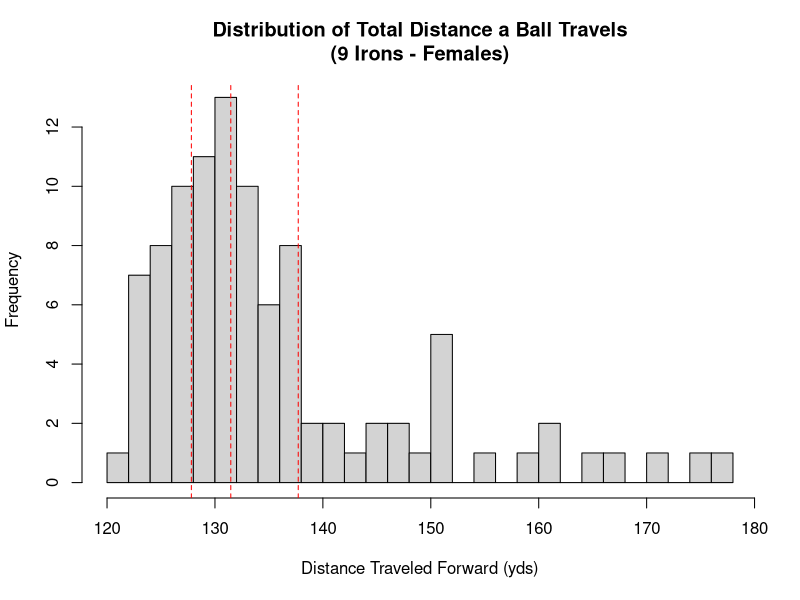
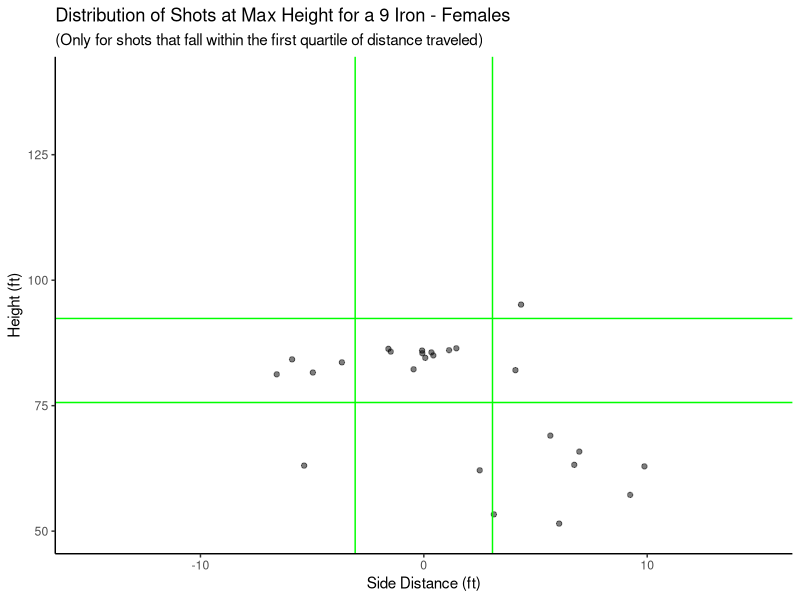
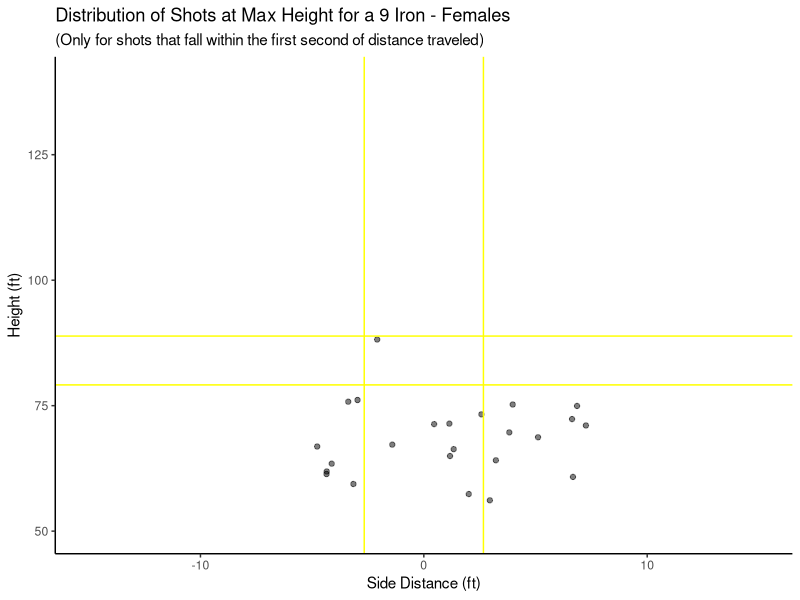
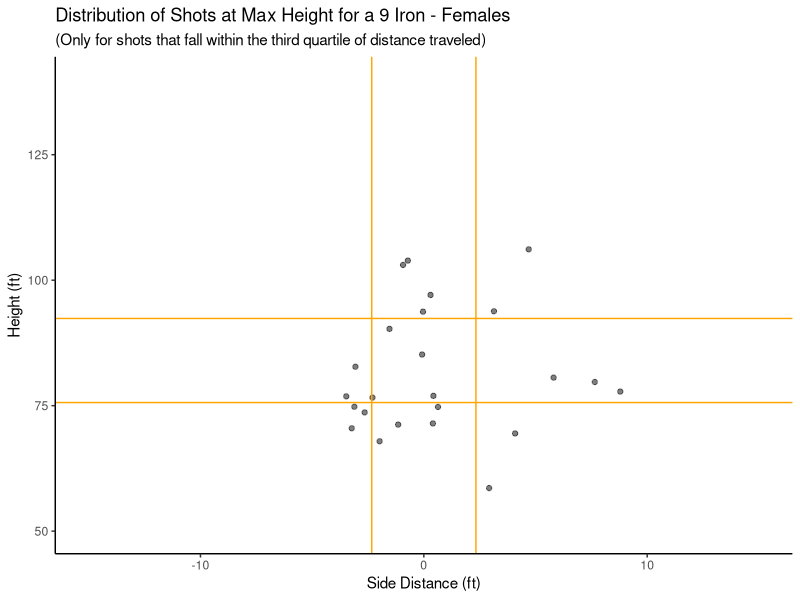
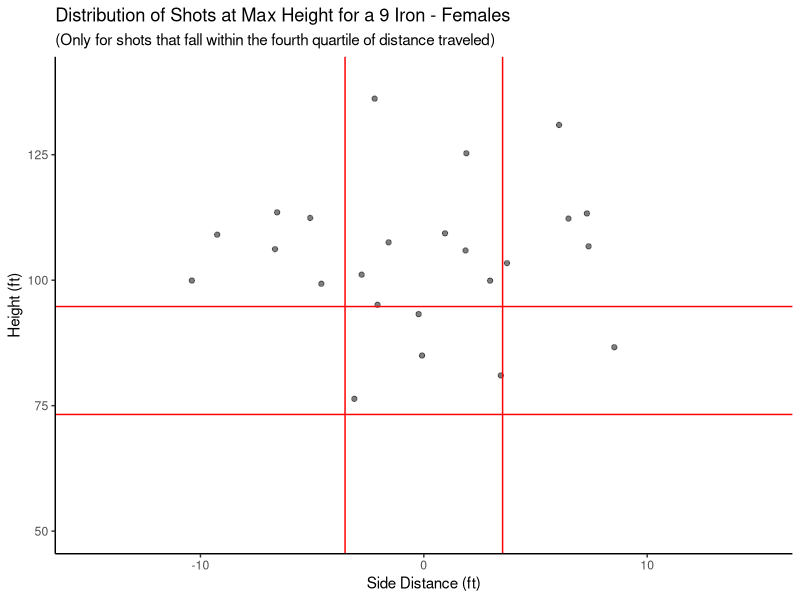
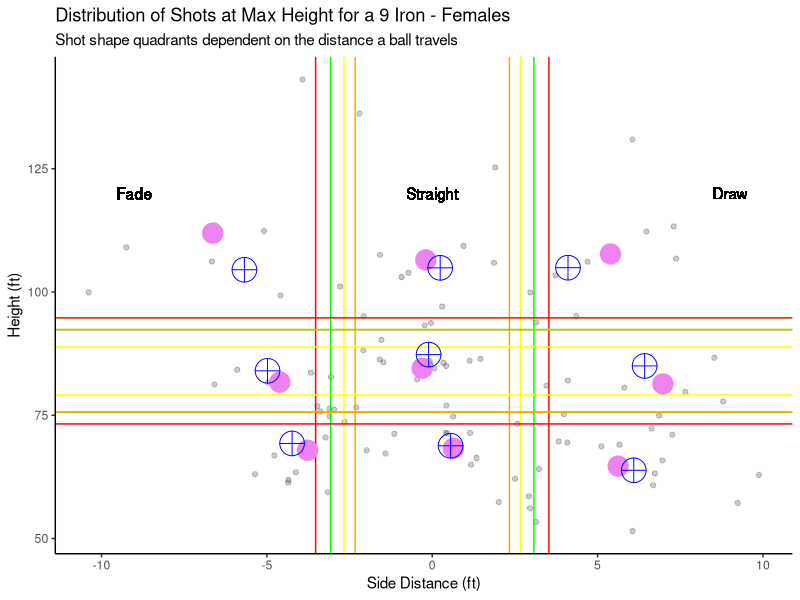

The R script that drew these images, in order:
## ---- chunk 1
library(tidyverse)
library(mgcv)
library(gam)
library(kableExtra)
# load in data
df_st_club <- read_csv("Data Cleaning/Output Data/Cleaned_Standard_Clubs.csv")

# Filter df for only 9 Irons
df_9iron_lim <- filter(df_st_club, Club == "9 Iron" & Sex == "Female")
## ---- chunk 2
# Side model
iron_side_final <- gam::gam(`Max Height - Side` ~
  gam::s(`Club Speed`) +
  gam::s(`Attack Angle`) +
  gam::s(`Swing Plane`) +
  gam::s(`Face Angle`) +
  gam::s(`Club Path`) +
  gam::s(shaft_lean), data = df_9iron_lim)

# Height model
iron_height_final <- gam::gam(`Max Height - Height` ~
  gam::s(`Club Speed`) +
  gam::s(`Attack Angle`) +
  gam::s(`Swing Plane`) +
  gam::s(`Face Angle`) +
  gam::s(`Club Path`) +
  gam::s(shaft_lean), data = df_9iron_lim)
## ---- chunk 3
# First distance quartile
q1_dist <- quantile(df_9iron_lim$`Est. Total Flat - Length`, 0.25)
# Second Distance quartile
median_dist <- quantile(df_9iron_lim$`Est. Total Flat - Length`, 0.50)
# Third Distance quartile
q3_dist <- quantile(df_9iron_lim$`Est. Total Flat - Length`, 0.75)

# 0-25% of data, divide height standard deviation by this
sd_divisor_side_1 <- 1.5
# 25-50% of data, divde height standard deviation by this
sd_divisor_side_2 <- 1.5
# 0-25% of data, divide height standard deviation by this
sd_divisor_side_3 <- 1.5
# 25-100% of data, divide height standard deviation by this
sd_divisor_side_4 <- 1.5

# 0-25% of data, divide height standard deviation by this
sd_divisor_height_1 <- 1.5
# 25-50% of data, divide height standard deviation by this
sd_divisor_height_2 <- 1.5
# 0-25% of data, divide height standard deviation by this
sd_divisor_height_3 <- 1.5
# 25-100% of data, divide height standard deviation by this
sd_divisor_height_4 <- 1.5
## ---- chunk 4
# Split for 9 Irons and fades by sign
df_9iron_lim$side_class_acc <- ifelse(df_9iron_lim$`Max Height - Side` > 0, "Draw", "Fade")

# Limit data to first quartile
df_9iron_lim_side1 <- filter(df_9iron_lim, `Est. Total Flat - Length` < q1_dist)
# Get standard deviation
sd_lim_side1 <- sd(df_9iron_lim_side1$`Max Height - Side`)

# Limit data to second quartile
df_9iron_lim_side2 <- filter(df_9iron_lim, `Est. Total Flat - Length` >= q1_dist)
df_9iron_lim_side2 <- filter(df_9iron_lim_side2, `Est. Total Flat - Length` < median_dist)
# Get standard deviation
sd_lim_side2 <- sd(df_9iron_lim_side2$`Max Height - Side`)

# Limit data to third quartile
df_9iron_lim_side3 <- filter(df_9iron_lim, `Est. Total Flat - Length` >= median_dist)
df_9iron_lim_side3 <- filter(df_9iron_lim_side3, `Est. Total Flat - Length` < q3_dist)
# Get standard deviation
sd_lim_side3 <- sd(df_9iron_lim_side3$`Max Height - Side`)

# Limit data to fourth quartile
df_9iron_lim_side4 <- filter(df_9iron_lim, `Est. Total Flat - Length` >= q3_dist)
# Get standard deviation
sd_lim_side4 <- sd(df_9iron_lim_side4$`Max Height - Side`)

# Classify straights
for (i in 1:nrow(df_9iron_lim)) {
  # Check to see if shot is in q1
  if (df_9iron_lim[i, "Est. Total Flat - Length"] < q1_dist) {
    # Classify as straight is criteria is met
    if (df_9iron_lim[i, "Max Height - Side"] < sd_lim_side1 / sd_divisor_side_1 &
      df_9iron_lim[i, "Max Height - Side"] > -sd_lim_side1 / sd_divisor_side_1) {
      # Accessing the 'side_class' column by name to assign "Straight"
      df_9iron_lim[i, "side_class_acc"] <- "Straight"
    }
    # Check to see if shot is in q2
  } else if (df_9iron_lim[i, "Est. Total Flat - Length"] < median_dist) {
    # Classify as straight is criteria is met
    if (df_9iron_lim[i, "Max Height - Side"] < sd_lim_side2 / sd_divisor_side_2 &
      df_9iron_lim[i, "Max Height - Side"] > -sd_lim_side2 / sd_divisor_side_2) {
      df_9iron_lim[i, "side_class_acc"] <- "Straight"
    }
    # Check to see if shot is in q3
  } else if (df_9iron_lim[i, "Est. Total Flat - Length"] < q3_dist) {
    # Classify as straight is criteria is met
    if (df_9iron_lim[i, "Max Height - Side"] < sd_lim_side3 / sd_divisor_side_3 &
      df_9iron_lim[i, "Max Height - Side"] > -sd_lim_side3 / sd_divisor_side_3) {
      df_9iron_lim[i, "side_class_acc"] <- "Straight"
    }
    # Check to see if shot is in q4
  } else {
    # Classify as straight is criteria is met
    if (df_9iron_lim[i, "Max Height - Side"] < sd_lim_side4 / sd_divisor_side_4 &
      df_9iron_lim[i, "Max Height - Side"] > -sd_lim_side4 / sd_divisor_side_4) {
      df_9iron_lim[i, "side_class_acc"] <- "Straight"
    }
  }
}
## ---- chunk 5
# Define height class variable
df_9iron_lim$height_class_acc <- "Medium"

# Limit data to first quartile
df_9iron_lim_height1 <- filter(df_9iron_lim, `Est. Total Flat - Length` < q1_dist)
# Get mean and standard deviation
mean_lim_height1 <- mean(df_9iron_lim_height1$`Max Height - Height`)
mean_lim_height1 <- 84
sd_lim_height1 <- sd(df_9iron_lim_height1$`Max Height - Height`)

# Limit data to second quartile
df_9iron_lim_height2 <- filter(df_9iron_lim, `Est. Total Flat - Length` >= q1_dist)
df_9iron_lim_height2 <- filter(df_9iron_lim_height2, `Est. Total Flat - Length` < median_dist)
# Get mean and standard deviation
mean_lim_height2 <- mean(df_9iron_lim_height2$`Max Height - Height`)
mean_lim_height2 <- 84
sd_lim_height2 <- sd(df_9iron_lim_height2$`Max Height - Height`)

# Limit data to third quartile
df_9iron_lim_height3 <- filter(df_9iron_lim, `Est. Total Flat - Length` >= median_dist)
df_9iron_lim_height3 <- filter(df_9iron_lim_height3, `Est. Total Flat - Length` < q3_dist)
# Get mean and standard deviation
mean_lim_height3 <- mean(df_9iron_lim_height3$`Max Height - Height`)
mean_lim_height3 <- 84
sd_lim_height3 <- sd(df_9iron_lim_height3$`Max Height - Height`)

# Limit data to fourth quartile
df_9iron_lim_height4 <- filter(df_9iron_lim, `Est. Total Flat - Length` >= q3_dist)
# Get mean and standard deviation
mean_lim_height4 <- mean(df_9iron_lim_height4$`Max Height - Height`)
mean_lim_height4 <- 84
sd_lim_height4 <- sd(df_9iron_lim_height4$`Max Height - Height`)

# Classify height
for (i in 1:nrow(df_9iron_lim)) {
  # Check if shot is in distance q1
  if (df_9iron_lim[i, "Est. Total Flat - Length"] < q1_dist) {
    # Classify as high/low/medium based on criteria
    if (df_9iron_lim[i, "Max Height - Height"] > (mean_lim_height1 + sd_lim_height1 / sd_divisor_height_1)) {
      df_9iron_lim[i, "height_class_acc"] <- "High"
    }
    if (df_9iron_lim[i, "Max Height - Height"] < (mean_lim_height1 - sd_lim_height1 / sd_divisor_height_1)) {
      df_9iron_lim[i, "height_class_acc"] <- "Low"
    }
    # Check if shot is in distance q1
  } else if (df_9iron_lim[i, "Est. Total Flat - Length"] < median_dist) {
    # Classify as high/low/medium based on criteria
    if (df_9iron_lim[i, "Max Height - Height"] > (mean_lim_height2 + sd_lim_height2 / sd_divisor_height_2)) {
      df_9iron_lim[i, "height_class_acc"] <- "High"
    }
    if (df_9iron_lim[i, "Max Height - Height"] < (mean_lim_height2 - sd_lim_height2 / sd_divisor_height_2)) {
      df_9iron_lim[i, "height_class_acc"] <- "Low"
    }
    # Check if shot is in distance q1
  } else if (df_9iron_lim[i, "Est. Total Flat - Length"] < q3_dist) {
    # Classify as high/low/medium based on criteria
    if (df_9iron_lim[i, "Max Height - Height"] > (mean_lim_height3 + sd_lim_height3 / sd_divisor_height_3)) {
      df_9iron_lim[i, "height_class_acc"] <- "High"
    }
    if (df_9iron_lim[i, "Max Height - Height"] < (mean_lim_height3 - sd_lim_height3 / sd_divisor_height_3)) {
      df_9iron_lim[i, "height_class_acc"] <- "Low"
    }
    # Check if shot is in distance q1
  } else {
    # Classify as high/low/medium based on criteria
    if (df_9iron_lim[i, "Max Height - Height"] > (mean_lim_height4 + sd_lim_height4 / sd_divisor_height_4)) {
      df_9iron_lim[i, "height_class_acc"] <- "High"
    }
    if (df_9iron_lim[i, "Max Height - Height"] < (mean_lim_height4 - sd_lim_height4 / sd_divisor_height_4)) {
      df_9iron_lim[i, "height_class_acc"] <- "Low"
    }
  }
}
## ---- chunk 6
hist(df_9iron_lim$`Est. Total Flat - Length`, breaks = 25, main = "Distribution of Total Distance a Ball Travels\n(9 Irons - Females)", xlab = "Distance Traveled Forward (yds)", col = "lightgrey")
abline(v = q1_dist, col = "red", lty = 2)
abline(v = median_dist, col = "red", lty = 2)
abline(v = q3_dist, col = "red", lty = 2)
## ---- chunk 7
# Create a data frame template to keep ideal parameters inclusive of intervals
df_ideal_9iron <- data.frame(
  Club = character(),
  Height_Class = character(),
  Side_Class = character(),
  Sex = character(),
  Club_Path_Angle = double(),
  Lie_Angle = double(),
  Attack_Angle = double(),
  Club_Speed = double(),
  Shaft_Lean = double(),
  Face_Angle = double(),
  Data_Points = numeric(),
  CPA_LB = double(),
  CPA_UB = double(),
  LA_LB = double(),
  LA_UB = double(),
  AA_LB = double(),
  AA_UB = double(),
  CS_LB = double(),
  CS_UB = double(),
  SL_LB = double(),
  SL_UB = double(),
  FA_LB = double(),
  FA_UB = double()
)

# Lists for shot shapes
heights <- c("High", "Medium", "Low")
sides <- c("Draw", "Straight", "Fade")

# Variable for row iterator
row <- 1

# Loop though each shot shape combination
for (height in heights) {
  for (side in sides) {
    # Filter to only specific shot shape
    shot_shape_df <- filter(df_9iron_lim, side_class_acc == side & height_class_acc == height)

    # Store club and shot shape
    df_ideal_9iron[row, "Club"] <- "9 Iron"
    df_ideal_9iron[row, "Height_Class"] <- height
    df_ideal_9iron[row, "Side_Class"] <- side
    df_ideal_9iron[row, "Sex"] <- "Female"

    # Get ideal parameters from medians
    df_ideal_9iron[row, "Club_Path_Angle"] <- median(shot_shape_df$`Club Path`)
    df_ideal_9iron[row, "Lie_Angle"] <- median(shot_shape_df$`Swing Plane`)
    df_ideal_9iron[row, "Attack_Angle"] <- mean(shot_shape_df$`Attack Angle`)
    df_ideal_9iron[row, "Club_Speed"] <- mean(shot_shape_df$`Club Speed`)
    df_ideal_9iron[row, "Shaft_Lean"] <- mean(shot_shape_df$shaft_lean)
    df_ideal_9iron[row, "Face_Angle"] <- mean(shot_shape_df$`Face Angle`)
    df_ideal_9iron[row, "Data_Points"] <- nrow(shot_shape_df)

    # Inital standard deviations are zero
    sd_cpa <- 0
    sd_la <- 0
    sd_aa <- 0
    sd_cs <- 0
    sd_sl <- 0
    sd_fa <- 0

    # Check to make sure there is enough data for a bound
    if (nrow(shot_shape_df) > 1) {
      # Find standard deviation of each CHP
      sd_cpa <- sd(shot_shape_df$`Club Path`)
      sd_la <- sd(shot_shape_df$`Swing Plane`)
      sd_aa <- sd(shot_shape_df$`Attack Angle`)
      sd_cs <- sd(shot_shape_df$`Club Speed`)
      sd_sl <- sd(shot_shape_df$shaft_lean)
      sd_fa <- sd(shot_shape_df$`Face Angle`)
    }

    # Find lower bound for each parameter by subtracting a fraction of sd
    df_ideal_9iron[row, "CPA_LB"] <- median(shot_shape_df$`Club Path`) - (sd_cpa / 16)
    df_ideal_9iron[row, "LA_LB"] <- median(shot_shape_df$`Swing Plane`) - (sd_la / 16)
    df_ideal_9iron[row, "AA_LB"] <- mean(shot_shape_df$`Attack Angle`) - (sd_aa / 16)
    df_ideal_9iron[row, "CS_LB"] <- mean(shot_shape_df$`Club Speed`) - (sd_cs / 16)
    df_ideal_9iron[row, "SL_LB"] <- mean(shot_shape_df$shaft_lean) - (sd_sl / 16)
    df_ideal_9iron[row, "FA_LB"] <- mean(shot_shape_df$`Face Angle`) - (sd_fa / 16)

    # Find upper bound for each parameter by adding a fraction of sd
    df_ideal_9iron[row, "CPA_UB"] <- median(shot_shape_df$`Club Path`) + (sd_cpa / 16)
    df_ideal_9iron[row, "LA_UB"] <- median(shot_shape_df$`Swing Plane`) + (sd_la / 16)
    df_ideal_9iron[row, "AA_UB"] <- mean(shot_shape_df$`Attack Angle`) + (sd_aa / 16)
    df_ideal_9iron[row, "CS_UB"] <- mean(shot_shape_df$`Club Speed`) + (sd_cs / 16)
    df_ideal_9iron[row, "SL_UB"] <- mean(shot_shape_df$shaft_lean) + (sd_sl / 16)
    df_ideal_9iron[row, "FA_UB"] <- mean(shot_shape_df$`Face Angle`) + (sd_fa / 16)


    # Iterate to next row
    row <- row + 1
  }
}
## ---- chunk 8
# Create dummy data frame that matches with visualization
df_ideal_9iron_mutated <- df_ideal_9iron
colnames(df_ideal_9iron_mutated) <- c(
  "Club", "Height_Class", "Side_Class", "Sex",
  "Club Path", "Swing Plane", "Attack Angle",
  "Club Speed", "shaft_lean", "Face Angle"
)

# Get predictions from moedls
side_preds <- predict(iron_side_final, df_ideal_9iron_mutated)
height_preds <- predict(iron_height_final, df_ideal_9iron_mutated)

# Data frame with predicted spot in air
predictions_quad <- data.frame(side_preds, height_preds)

# Get side means for each shot shape
side_mean <- c(
  mean(filter(df_9iron_lim, side_class_acc == "Draw" & height_class_acc == "High")$`Max Height - Side`),
  mean(filter(df_9iron_lim, side_class_acc == "Straight" & height_class_acc == "High")$`Max Height - Side`),
  mean(filter(df_9iron_lim, side_class_acc == "Fade" & height_class_acc == "High")$`Max Height - Side`),
  mean(filter(df_9iron_lim, side_class_acc == "Draw" & height_class_acc == "Medium")$`Max Height - Side`),
  mean(filter(df_9iron_lim, side_class_acc == "Straight" & height_class_acc == "Medium")$`Max Height - Side`),
  mean(filter(df_9iron_lim, side_class_acc == "Fade" & height_class_acc == "Medium")$`Max Height - Side`),
  mean(filter(df_9iron_lim, side_class_acc == "Draw" & height_class_acc == "Low")$`Max Height - Side`),
  mean(filter(df_9iron_lim, side_class_acc == "Straight" & height_class_acc == "Low")$`Max Height - Side`),
  mean(filter(df_9iron_lim, side_class_acc == "Fade" & height_class_acc == "Low")$`Max Height - Side`)
)

# Get height means for each shot shape
height_mean <- c(
  mean(filter(df_9iron_lim, side_class_acc == "Draw" & height_class_acc == "High")$`Max Height - Height`),
  mean(filter(df_9iron_lim, side_class_acc == "Straight" & height_class_acc == "High")$`Max Height - Height`),
  mean(filter(df_9iron_lim, side_class_acc == "Fade" & height_class_acc == "High")$`Max Height - Height`),
  mean(filter(df_9iron_lim, side_class_acc == "Draw" & height_class_acc == "Medium")$`Max Height - Height`),
  mean(filter(df_9iron_lim, side_class_acc == "Straight" & height_class_acc == "Medium")$`Max Height - Height`),
  mean(filter(df_9iron_lim, side_class_acc == "Fade" & height_class_acc == "Medium")$`Max Height - Height`),
  mean(filter(df_9iron_lim, side_class_acc == "Draw" & height_class_acc == "Low")$`Max Height - Height`),
  mean(filter(df_9iron_lim, side_class_acc == "Straight" & height_class_acc == "Low")$`Max Height - Height`),
  mean(filter(df_9iron_lim, side_class_acc == "Fade" & height_class_acc == "Low")$`Max Height - Height`)
)

shot_shape <- c(
  "High Draw", "High Straight", "High Fade",
  "Medium Draw", "Medium Straight", "Medium Fade",
  "Low Draw", "Low Straight", "Low Fade"
)

# Put means in dataframe
means_quad <- data.frame(side_mean, height_mean)

par(mfrow = c(2, 2))
# Visualize q1 quadrants
ggplot(df_9iron_lim_height1, aes(x = `Max Height - Side`, y = `Max Height - Height`)) +
  ylim(50, 140) +
  xlim(-15, 15) +
  geom_point(alpha = 0.5) +
  geom_vline(aes(xintercept = -sd_lim_side1 / sd_divisor_side_1), col = "green") +
  geom_vline(aes(xintercept = sd_lim_side1 / sd_divisor_side_1), col = "green") +
  geom_hline(aes(yintercept = (mean_lim_height1 + sd_lim_height1 / sd_divisor_height_1)), col = "green") +
  geom_hline(aes(yintercept = (mean_lim_height1 - sd_lim_height1 / sd_divisor_height_1)), col = "green") +
  theme(
    panel.grid.major = element_blank(), panel.grid.minor = element_blank(),
    panel.background = element_blank(), axis.line = element_line(colour = "black")
  ) +
  labs(
    title = "Distribution of Shots at Max Height for a 9 Iron - Females",
    subtitle = "(Only for shots that fall within the first quartile of distance traveled)",
    y = "Height (ft)",
    x = "Side Distance (ft)"
  )

# Visualize q2 quadrants
ggplot(df_9iron_lim_height2, aes(x = `Max Height - Side`, y = `Max Height - Height`)) +
  ylim(50, 140) +
  xlim(-15, 15) +
  geom_point(alpha = 0.5) +
  geom_vline(aes(xintercept = -sd_lim_side2 / sd_divisor_side_2), col = "yellow") +
  geom_vline(aes(xintercept = sd_lim_side2 / sd_divisor_side_2), col = "yellow") +
  geom_hline(aes(yintercept = (mean_lim_height2 + sd_lim_height2 / sd_divisor_height_2)), col = "yellow") +
  geom_hline(aes(yintercept = (mean_lim_height2 - sd_lim_height2 / sd_divisor_height_2)), col = "yellow") +
  theme(
    panel.grid.major = element_blank(), panel.grid.minor = element_blank(),
    panel.background = element_blank(), axis.line = element_line(colour = "black")
  ) +
  labs(
    title = "Distribution of Shots at Max Height for a 9 Iron - Females",
    subtitle = "(Only for shots that fall within the first second of distance traveled)",
    y = "Height (ft)",
    x = "Side Distance (ft)"
  )

# Visualize q2 quadrants
ggplot(df_9iron_lim_height3, aes(x = `Max Height - Side`, y = `Max Height - Height`)) +
  ylim(50, 140) +
  xlim(-15, 15) +
  geom_point(alpha = 0.5) +
  geom_vline(aes(xintercept = -sd_lim_side3 / sd_divisor_side_3), col = "orange") +
  geom_vline(aes(xintercept = sd_lim_side3 / sd_divisor_side_3), col = "orange") +
  geom_hline(aes(yintercept = (mean_lim_height3 + sd_lim_height3 / sd_divisor_height_3)), col = "orange") +
  geom_hline(aes(yintercept = (mean_lim_height3 - sd_lim_height3 / sd_divisor_height_3)), col = "orange") +
  theme(
    panel.grid.major = element_blank(), panel.grid.minor = element_blank(),
    panel.background = element_blank(), axis.line = element_line(colour = "black")
  ) +
  labs(
    title = "Distribution of Shots at Max Height for a 9 Iron - Females",
    subtitle = "(Only for shots that fall within the third quartile of distance traveled)",
    y = "Height (ft)",
    x = "Side Distance (ft)"
  )


# Visualize q4 quadrants
ggplot(df_9iron_lim_height4, aes(x = `Max Height - Side`, y = `Max Height - Height`)) +
  ylim(50, 140) +
  xlim(-15, 15) +
  geom_point(alpha = 0.5) +
  geom_vline(aes(xintercept = -sd_lim_side4 / sd_divisor_side_4), col = "red") +
  geom_vline(aes(xintercept = sd_lim_side4 / sd_divisor_side_4), col = "red") +
  geom_hline(aes(yintercept = (mean_lim_height4 + sd_lim_height4 / sd_divisor_height_4)), col = "red") +
  geom_hline(aes(yintercept = (mean_lim_height4 - sd_lim_height4 / sd_divisor_height_4)), col = "red") +
  theme(
    panel.grid.major = element_blank(), panel.grid.minor = element_blank(),
    panel.background = element_blank(), axis.line = element_line(colour = "black")
  ) +
  labs(
    title = "Distribution of Shots at Max Height for a 9 Iron - Females",
    subtitle = "(Only for shots that fall within the fourth quartile of distance traveled)",
    y = "Height (ft)",
    x = "Side Distance (ft)"
  )

# Visualize all quadrants with the parameters landing via model
ggplot(df_9iron_lim, aes(x = `Max Height - Side`, y = `Max Height - Height`)) +
  geom_point(alpha = 0.2) +
  geom_vline(aes(xintercept = -sd_lim_side1 / sd_divisor_side_1), col = "green") +
  geom_vline(aes(xintercept = sd_lim_side1 / sd_divisor_side_1), col = "green") +
  geom_vline(aes(xintercept = -sd_lim_side2 / sd_divisor_side_2), col = "yellow") +
  geom_vline(aes(xintercept = sd_lim_side2 / sd_divisor_side_2), col = "yellow") +
  geom_vline(aes(xintercept = -sd_lim_side3 / sd_divisor_side_3), col = "orange") +
  geom_vline(aes(xintercept = sd_lim_side3 / sd_divisor_side_3), col = "orange") +
  geom_vline(aes(xintercept = -sd_lim_side4 / sd_divisor_side_4), col = "red") +
  geom_vline(aes(xintercept = sd_lim_side4 / sd_divisor_side_4), col = "red") +
  geom_hline(aes(yintercept = (mean_lim_height1 + sd_lim_height1 / sd_divisor_height_1)), col = "green") +
  geom_hline(aes(yintercept = (mean_lim_height1 - sd_lim_height1 / sd_divisor_height_1)), col = "green") +
  geom_hline(aes(yintercept = (mean_lim_height2 + sd_lim_height2 / sd_divisor_height_2)), col = "yellow") +
  geom_hline(aes(yintercept = (mean_lim_height2 - sd_lim_height2 / sd_divisor_height_2)), col = "yellow") +
  geom_hline(aes(yintercept = (mean_lim_height3 + sd_lim_height3 / sd_divisor_height_3)), col = "orange") +
  geom_hline(aes(yintercept = (mean_lim_height3 - sd_lim_height3 / sd_divisor_height_3)), col = "orange") +
  geom_hline(aes(yintercept = (mean_lim_height4 + sd_lim_height4 / sd_divisor_height_4)), col = "red") +
  geom_hline(aes(yintercept = (mean_lim_height4 - sd_lim_height4 / sd_divisor_height_4)), col = "red") +
  labs(
    title = "Distribution of Shots at Max Height for a 9 Iron - Females",
    subtitle = "Shot shape quadrants dependent on the distance a ball travels",
    y = "Height (ft)",
    x = "Side Distance (ft)"
  ) +
  geom_text(x = -9, y = 120, label = "Fade") +
  geom_text(x = 0, y = 120, label = "Straight") +
  geom_text(x = 9, y = 120, label = "Draw") +
  theme(
    panel.grid.major = element_blank(), panel.grid.minor = element_blank(),
    panel.background = element_blank(), axis.line = element_line(colour = "black")
  ) +
  geom_point(data = means_quad, aes(x = side_mean, y = height_mean), color = "violet", pch = 20, size = 10) +
  geom_point(data = predictions_quad, aes(x = side_preds, y = height_preds), color = "blue", pch = 10, size = 8)
## ---- chunk 9
# Dummy df for sharing table
df_ideal_9iron_female_sharable <- data.frame(
  Club = df_ideal_9iron$Club,
  Shot_Shape = paste(df_ideal_9iron$Height_Class, df_ideal_9iron$Side_Class),
  Sex = df_ideal_9iron$Sex,
  Club_Path_Angle = df_ideal_9iron$Club_Path_Angle,
  CPA_LB = df_ideal_9iron$CPA_LB,
  CPA_UB = df_ideal_9iron$CPA_UB,
  Lie_Angle = df_ideal_9iron$Lie_Angle,
  LA_LB = df_ideal_9iron$LA_LB,
  LA_UB = df_ideal_9iron$LA_UB,
  Attack_Angle = df_ideal_9iron$Attack_Angle,
  AA_LB = df_ideal_9iron$AA_LB,
  AA_UB = df_ideal_9iron$AA_UB,
  Club_Speed = df_ideal_9iron$Club_Speed,
  CS_LB = df_ideal_9iron$CS_LB,
  CS_UB = df_ideal_9iron$CS_UB,
  Shaft_Lean = df_ideal_9iron$Shaft_Lean,
  SL_LB = df_ideal_9iron$SL_LB,
  SL_UB = df_ideal_9iron$SL_UB,
  Face_Angle = df_ideal_9iron$Face_Angle,
  FA_LB = df_ideal_9iron$FA_LB,
  FA_UB = df_ideal_9iron$FA_UB,
  Data_Points = df_ideal_9iron$Data_Points
)

# Output kable
kable(df_ideal_9iron_female_sharable, escape = TRUE, caption = "Ideal Parameter Estimates for 9 Iron From Centers of Actual Data (Males)") %>%
  kable_styling(latex_options = "hold_position")
